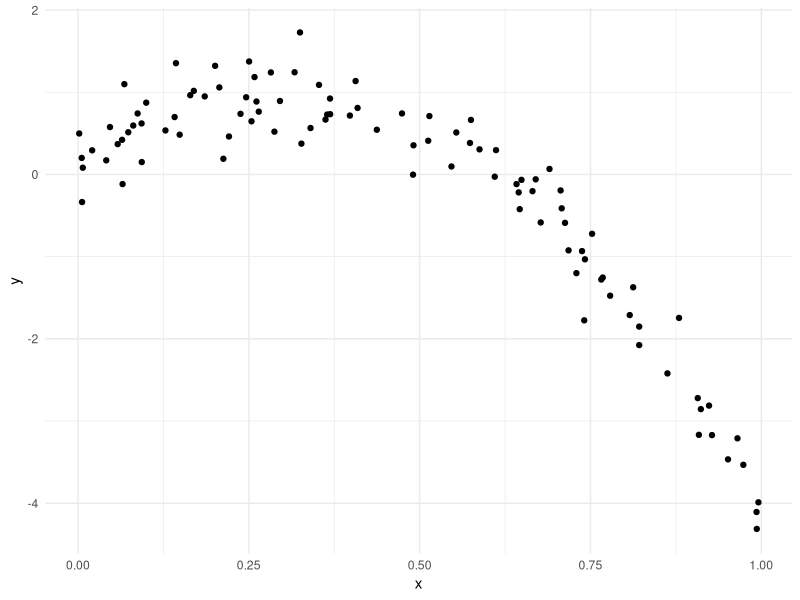
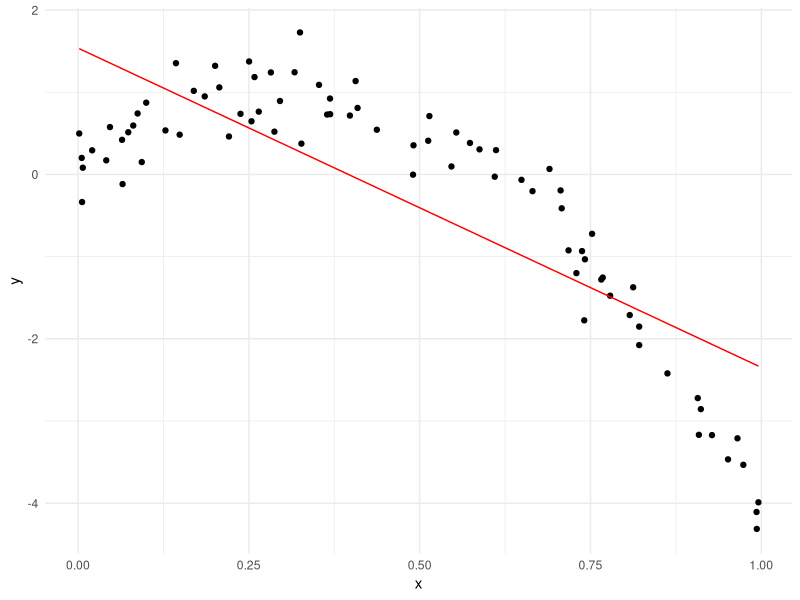
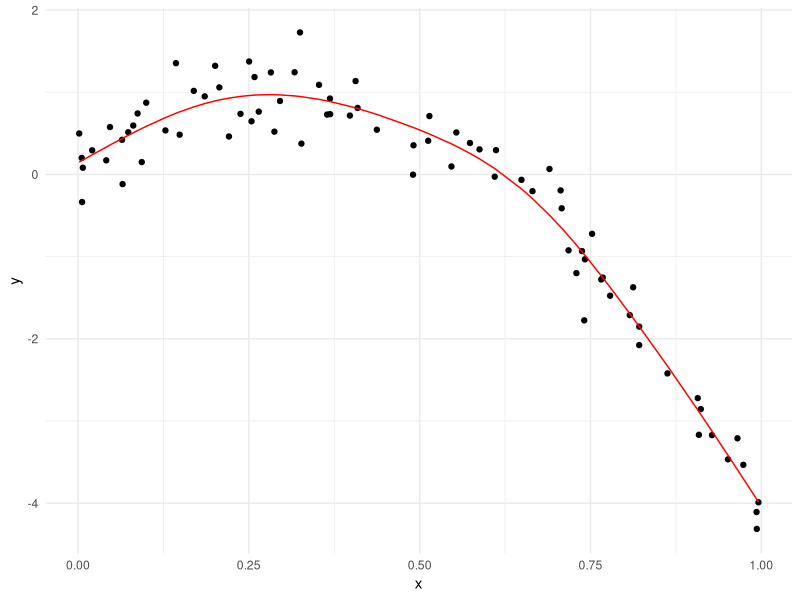
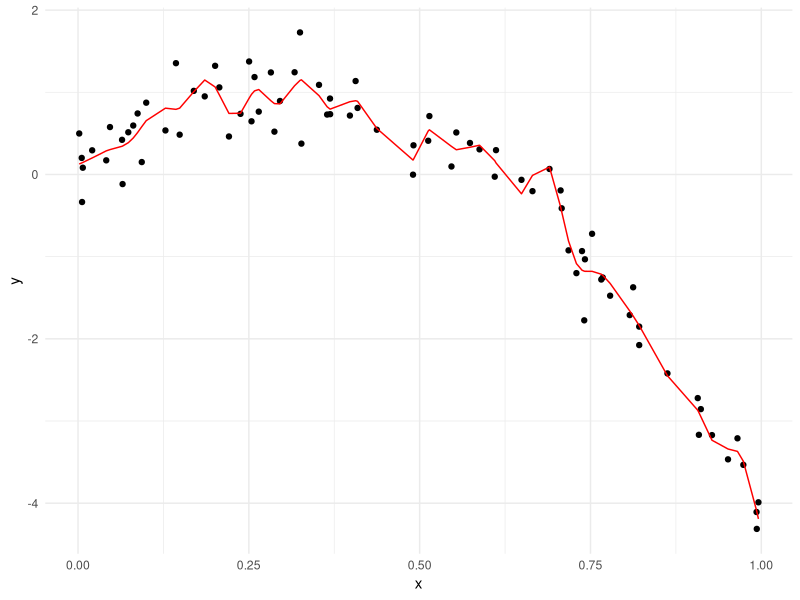
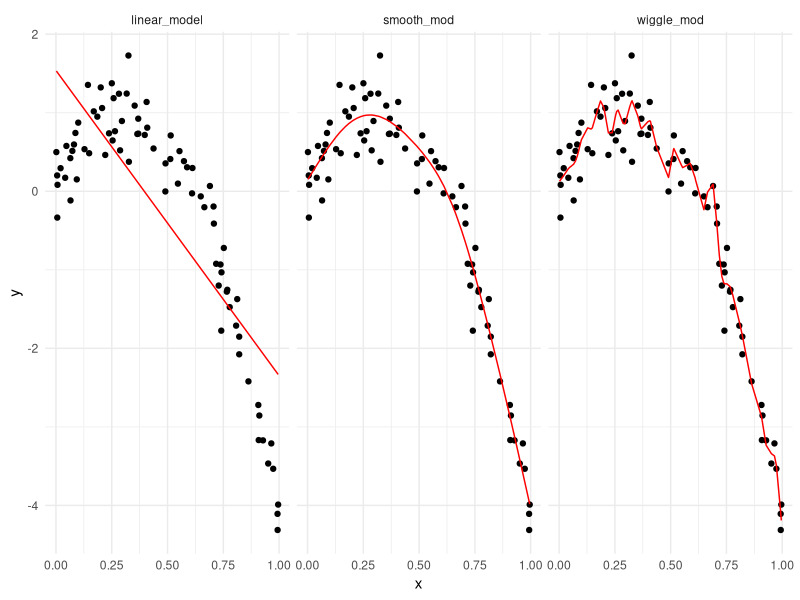

Source code (R) for these figures, in order:
## ---- chunk 1
library(tidyverse)
library(modelr)
library(mgcv)

knitr::opts_chunk$set(
  fig.width = 6,
  fig.asp = 0.6,
  out.width = "90%"
)

theme_set(theme_minimal() + theme(legend.position = "bottom"))

## all plots i make will have the viridis color palette
options(
  ggplot2.continuous.colour = "viridis",
  ggplot2.continuous.fill = "viridis"
)

scale_colour_discrete = scale_colour_viridis_d
scale_fill_discrete = scale_fill_viridis_d

## ---- chunk 2
nonlin_df = 
  tibble(
    id = 1:100,
    x = runif(100, 0, 1),
    y = 1 - 10 * (x - .3) ^ 2 + rnorm(100, 0, .3)
  )

## ---- chunk 3
nonlin_df %>% 
  ggplot(aes(x = x, y = y)) + 
  geom_point()
## ---- chunk 4
## sample 80 observations
train_df = sample_n(nonlin_df, size = 80)

## the remaining 20 goes into test dataset (observations in nonlin_df BUT not in training df)
test_df = anti_join(nonlin_df, train_df, by = "id")
## ---- chunk 5
linear_model = lm(y ~ x, data = train_df)
#smooth model
smooth_mod = gam(y ~ s(x), data = train_df)
#very wiggly model
wiggle_mod = gam(y ~s(x, k = 30), sp = 10e-6, data = train_df)
## ---- chunk 6
## too linear
train_df %>% 
  add_predictions(linear_model) %>% 
  ggplot(aes(x = x, y = y)) +
  geom_point() +
  geom_line(aes(y = pred), color = "red")

## good (looks like it will do best at predictioj accuracy)
train_df %>% 
  add_predictions(smooth_mod) %>% 
  ggplot(aes(x = x, y = y)) +
  geom_point() +
  geom_line(aes(y = pred), color = "red")

## too wiggly
train_df %>% 
  add_predictions(wiggle_mod) %>% 
  ggplot(aes(x = x, y = y)) +
  geom_point() +
  geom_line(aes(y = pred), color = "red")
## ---- chunk 7
train_df %>% 
  gather_predictions(linear_model, smooth_mod, wiggle_mod) %>% 
  ggplot(aes(x = x, y = y)) +
  geom_point() +
  geom_line(aes(y = pred), color = "red") +
  facet_grid(. ~model)
## ---- chunk 8
## largest
rmse(linear_model, test_df)
## smallest (best)
rmse(smooth_mod, test_df)
## middle
rmse(wiggle_mod, test_df)
